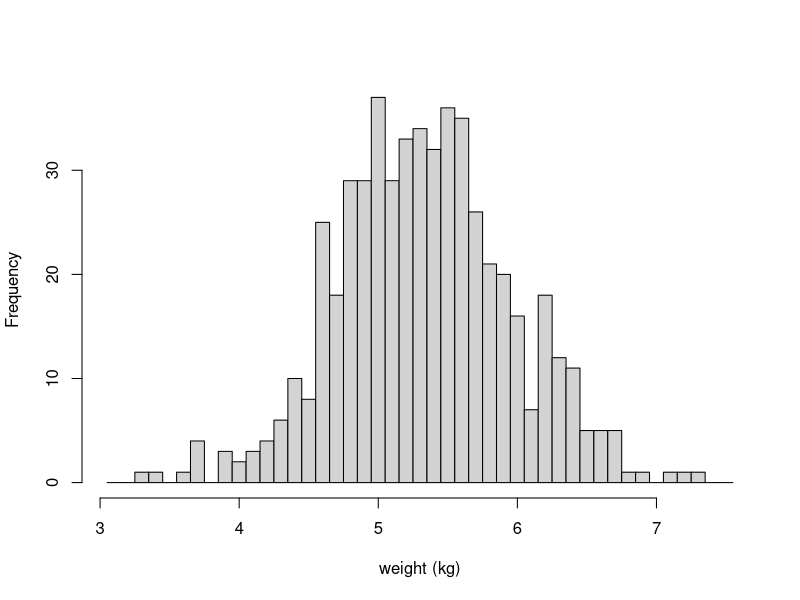

This figure's R source:
## ---- chunk 1
# file paths within a notebook are relative to that notebook
red_panda_weights <- read.csv("../data/red-panda-weights.csv", row.names = 1)
head(red_panda_weights)
## ---- chunk 2
#| fig-cap: Histogram of red panda weights
hist(
  x = red_panda_weights$weight,
  main = "",
  xlab = "weight (kg)",
  breaks = seq(3.05, 7.55, by = 0.1))
